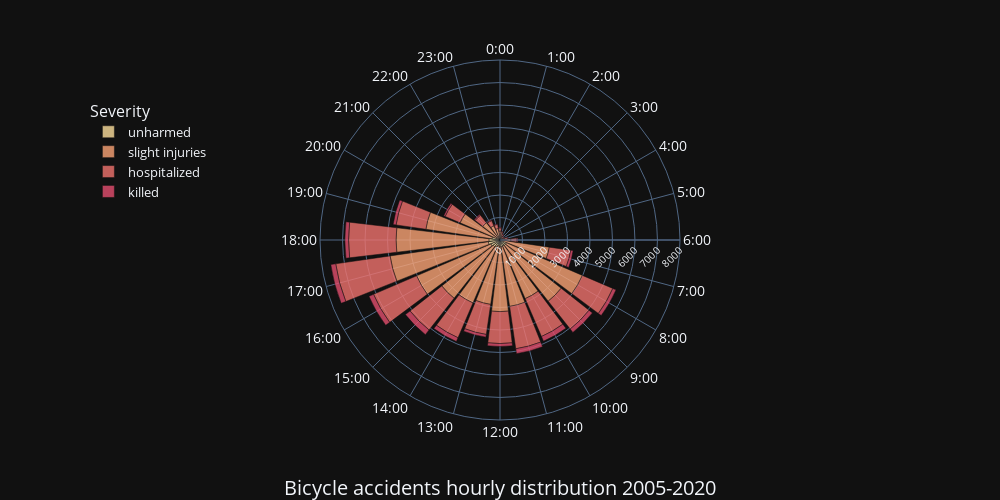

Notebook cell for this chart:
### Code cell
dx= df[df.catv=='bicycle'].groupby(['hour', 'grav']).count().reset_index()
#dx=dx[dx.catv=="bicycle"]
dx['hour']= dx.hour.astype('str')+':00'
fig = px.bar_polar(dx, r="infra" , theta="hour",template="plotly_dark", color='grav',
   color_discrete_sequence= px.colors.sequential.Sunsetdark , 
   labels={'catv': 'Sehicle type', 'infra':'Count', 'grav':'Severity', 'hour':'Hour'},
   category_orders= {"grav": ['unharmed', 'slight injuries','hospitalized',"killed"]}
    )

fig.update_layout(
    width=1000, height=500,
    title='Bicycle accidents hourly distribution 2005-2020', title_x=0.5, title_y=0.01,
    font_size=14,
    legend_font_size=13,
    polar_radialaxis= dict(angle=0, tickangle= -45, tickfont_size=10),
    polar_angularaxis_rotation=90,
    legend=dict(yanchor="top",y=0.9,xanchor="left",x=0.01)
)
fig.update_traces(opacity=0.8)
fig.show()
fig.write_html("streamlit_app/plots/bike_acidents_by_hour.html")

### Figure 1 — Plotly figure (JSON) as saved in the notebook; plotly's stock layout.template omitted (floating-point values rounded to 4 significant figures)
{"data": [{"hovertemplate": "Severity=unharmed<br>Count=%{r}<br>Hour=%{theta}<extra></extra>", "legendgroup": "unharmed", "marker": {"color": "rgb(252, 222, 156)", "pattern": {"shape": ""}}, "name": "unharmed", "opacity": 0.8, "r": [33, 22, 18, 10, 5, 9, 24, 139, 311, 309, 288, 306, 306, 257, 343, 380, 441, 526, 492, 364, 169, 103, 62, 42], "showlegend": true, "subplot": "polar", "theta": ["0:00", "1:00", "2:00", "3:00", "4:00", "5:00", "6:00", "7:00", "8:00", "9:00", "10:00", "11:00", "12:00", "13:00", "14:00", "15:00", "16:00", "17:00", "18:00", "19:00", "20:00", "21:00", "22:00", "23:00"], "type": "barpolar"}, {"hovertemplate": "Severity=slight injuries<br>Count=%{r}<br>Hour=%{theta}<extra></extra>", "legendgroup": "slight injuries", "marker": {"color": "rgb(250, 164, 118)", "pattern": {"shape": ""}}, "name": "slight injuries", "opacity": 0.8, "r": [363, 259, 181, 121, 144, 208, 459, 2075, 3677, 3154, 2549, 2677, 2878, 2637, 2702, 2918, 3593, 4412, 4130, 2966, 1763, 874, 625, 473], "showlegend": true, "subplot": "polar", "theta": ["0:00", "1:00", "2:00", "3:00", "4:00", "5:00", "6:00", "7:00", "8:00", "9:00", "10:00", "11:00", "12:00", "13:00", "14:00", "15:00", "16:00", "17:00", "18:00", "19:00", "20:00", "21:00", "22:00", "23:00"], "type": "barpolar"}, {"hovertemplate": "Severity=hospitalized<br>Count=%{r}<br>Hour=%{theta}<extra></extra>", "legendgroup": "hospitalized", "marker": {"color": "rgb(240, 116, 110)", "pattern": {"shape": ""}}, "name": "hospitalized", "opacity": 0.8, "r": [140, 88, 83, 62, 85, 117, 273, 961, 1471, 1578, 1834, 1904, 1420, 1350, 1684, 1797, 2087, 2444, 2112, 1339, 722, 430, 252, 186], "showlegend": true, "subplot": "polar", "theta": ["0:00", "1:00", "2:00", "3:00", "4:00", "5:00", "6:00", "7:00", "8:00", "9:00", "10:00", "11:00", "12:00", "13:00", "14:00", "15:00", "16:00", "17:00", "18:00", "19:00", "20:00", "21:00", "22:00", "23:00"], "type": "barpolar"}, {"hovertemplate": "Severity=killed<br>Count=%{r}<br>Hour=%{theta}<extra></extra>", "legendgroup": "killed", "marker": {"color": "rgb(227, 79, 111)", "pattern": {"shape": ""}}, "name": "killed", "opacity": 0.8, "r": [32, 25, 17, 8, 11, 39, 47, 111, 158, 193, 228, 220, 131, 120, 186, 263, 221, 221, 163, 133, 71, 53, 39, 31], "showlegend": true, "subplot": "polar", "theta": ["0:00", "1:00", "2:00", "3:00", "4:00", "5:00", "6:00", "7:00", "8:00", "9:00", "10:00", "11:00", "12:00", "13:00", "14:00", "15:00", "16:00", "17:00", "18:00", "19:00", "20:00", "21:00", "22:00", "23:00"], "type": "barpolar"}], "layout": {"barmode": "relative", "font": {"size": 14}, "height": 500, "legend": {"font": {"size": 13}, "title": {"text": "Severity"}, "tracegroupgap": 0, "x": 0.01, "xanchor": "left", "y": 0.9, "yanchor": "top"}, "margin": {"t": 60}, "polar": {"angularaxis": {"direction": "clockwise", "rotation": 90}, "domain": {"x": [0, 1], "y": [0, 1]}, "radialaxis": {"angle": 0, "tickangle": -45, "tickfont": {"size": 10}}}, "title": {"text": "Bicycle accidents hourly distribution 2005-2020", "x": 0.5, "y": 0.01}, "width": 1000}}
